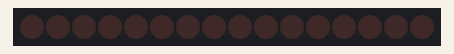
This sketch was run on a simulated Arduino Uno, built with avr-gcc and run on an emulated ATmega328P. Parts: 16 shift-register outputs drawn as a row of LEDs (first output left, lit = HIGH). Wiring (inferred from the names in the program): 2 × shift register (74HC595): data pin 14; shift clock pin 16; latch pin 15. Wiring (inferred from the signals the program sends): row of LEDs: on Q0, Q1, Q2, Q3, Q4, Q5, Q6, Q7, Q8, Q9, Q10, Q11, Q12, Q13, Q14, Q15.

Above: at 0.07 s.
At 0.67 s:
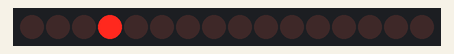
At 0.97 s:
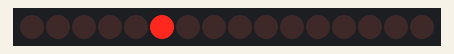
At 1.42 s:
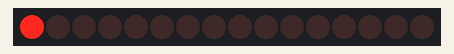
At 2.02 s:
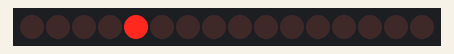
At 2.77 s:
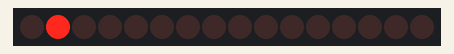
Timing chart, 0 to 3.1 s (numbered marks = the images above):
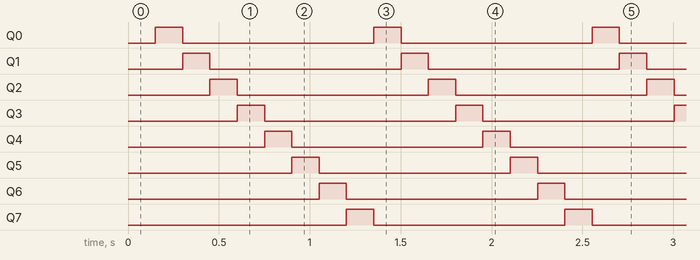

The sketch:

demo1.ino
```cpp
int SER = 14; //data
int LATCH = 15; //RCLK
int CLOCK = 16; //SRCLK

void setup() {
  pinMode(SER, OUTPUT);
  pinMode(CLOCK, OUTPUT);
  pinMode(LATCH, OUTPUT);

  digitalWrite(SER, 0);
  digitalWrite(CLOCK, 0);
  digitalWrite(LATCH, 0);

 // delay(1000);
}

void loop() {

int bitArray[] = {1, 2, 4, 8, 16, 32, 64, 128};

    for(int i = 0; i < 8; i++) {
      digitalWrite(LATCH, HIGH);
      //shift first 8 bits; ends up in the second SR
      shiftOut(SER, CLOCK, MSBFIRST, 0);
      //shift second 8-bits; ends up in the first SR
      shiftOut(SER, CLOCK, MSBFIRST, bitArray[i]);
      digitalWrite(LATCH, LOW);
      delay(150);
    }
}
```

Measured:
- by itself, Q0–7: alternates HIGH for 0.15 s and LOW for 1.1 s
- by itself, everything shown: repeats every 1.2 s, in 8 steps
